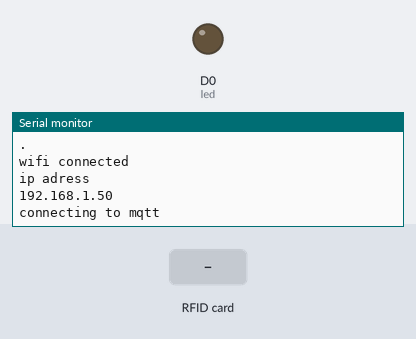
Bench run of a sketch on a simulated ESP8266 (NodeMCU). Shown: output pins drawn as LEDs (lit = HIGH), the last lines printed to the serial monitor. The test bench sets the inputs (shaded band). WiFi joins after 1.5 s; servers stay silent unless stated; no MQTT or app messages arrive unless stated.

Above: at 2.8 s.
2.9 s: RFID card 12 34 56 78 held to the reader
At 3.8 s:
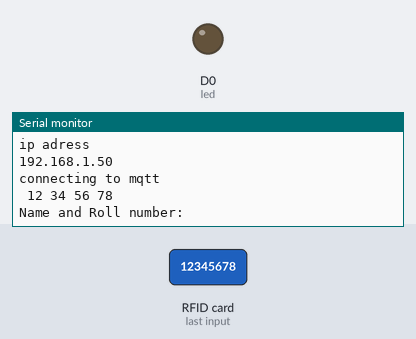
4.4 s: RFID card 71 63 FF D3 held to the reader
At 7.2 s:
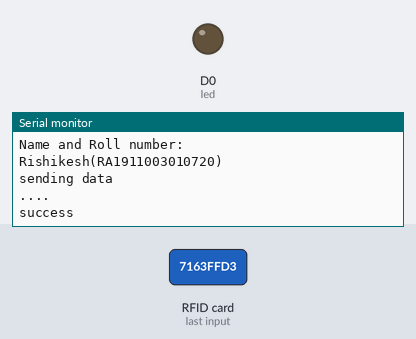

The sketch:

RFID_Attendance_system.ino
```cpp
#include <SPI.h>
#include <MFRC522.h>
#include "SoftwareSerial.h"
#define SS_PIN 2
#define RST_PIN 0
MFRC522 mfrc522(SS_PIN, RST_PIN);   // Create a MFRC522 object.

#include<ESP8266WiFi.h>
#include"Adafruit_MQTT_Client.h"
char attendance1[100] = "Rishikesh(RA1911003010720) is present!";
char attendance2[100] = "Aditya(RA1911003010710) is present!";
#define wifi "OnePlus 8T"
#define password "12345678"
#define server "io.Adafruit.com"
#define led 16
#define port 1883
#define username "rishusiva"
#define key "aio_CIoK72CNdVcqwnB7AYkpk1B6AqQz"
WiFiClient esp;
Adafruit_MQTT_Client mqtt(&esp,server,port,username,key);
Adafruit_MQTT_Publish feed=Adafruit_MQTT_Publish(&mqtt,username"/feeds/RFID_Attendance");


void setup()
{
  Serial.begin(9600);   // Initiate the serial communication
  SPI.begin();      // Initiate the SPI bus
  mfrc522.PCD_Init();   // Initiate MFRC522
  Serial.println("PLEASE PUT RFID TAG IN FRONT OF THE SCANNER...");
  Serial.println();

  delay(10);
Serial.println("Adafruit MQTT demo");
Serial.println("Connecting to");
Serial.println(wifi);
WiFi.begin(wifi,password);
while(WiFi.status()!=WL_CONNECTED)
{delay(500);
Serial.println(".");
}
Serial.println("wifi connected");
Serial.println("ip adress");
Serial.println(WiFi.localIP());
Serial.println("connecting to mqtt");

while(mqtt.connect())
{Serial.println(".");}
pinMode(led,OUTPUT);

}
void loop()
{
  // Look for new cards
  if ( ! mfrc522.PICC_IsNewCardPresent())
  {
    return;
  }
  // Select one of the cards
  if ( ! mfrc522.PICC_ReadCardSerial())
  {
    return;
  }
  //Show UID on serial monitor

  String content= "";
  byte letter;
  for (byte i = 0; i < mfrc522.uid.size; i++)
  {
    Serial.print(mfrc522.uid.uidByte[i] < 0x10 ? " 0" : " ");
     Serial.print(mfrc522.uid.uidByte[i], HEX);
     content.concat(String(mfrc522.uid.uidByte[i] < 0x10 ? " 0" : " "));
     content.concat(String(mfrc522.uid.uidByte[i], HEX));
  }
  Serial.println();
  Serial.print("Name and Roll number:    ");
  content.toUpperCase();
  if (content.substring(1) == "71 63 FF D3" ) //change here the UID of the card
  {
    Serial.println("Rishikesh(RA1911003010720)");
    Serial.println();
    if(mqtt.connected()){
      Serial.println("sending data");
Serial.println("....");
if(feed.publish(attendance1))
{Serial.println("success");
}
else
{Serial.println("fail");}
delay(2200);
}
    }
    delay(3000);

   if (content.substring(1) ==  "A9 F3 CF 83" ) //change here the UID of the card
   { Serial.println("Aditya(RA1911003010710)");
    Serial.println();
    if(mqtt.connected()){
      Serial.println("sending data");
Serial.println("....");
if(feed.publish(attendance2))
{Serial.println("success");
}
else
{Serial.println("fail");}
delay(2200);
}
    delay(3000);
  }

  }
```

Measured:
- after the input at 2.9 s, the serial monitor: prints a new line at once (image 1)
- after the input at 4.4 s, the serial monitor: prints a new line after 1.5 s (image 2)
